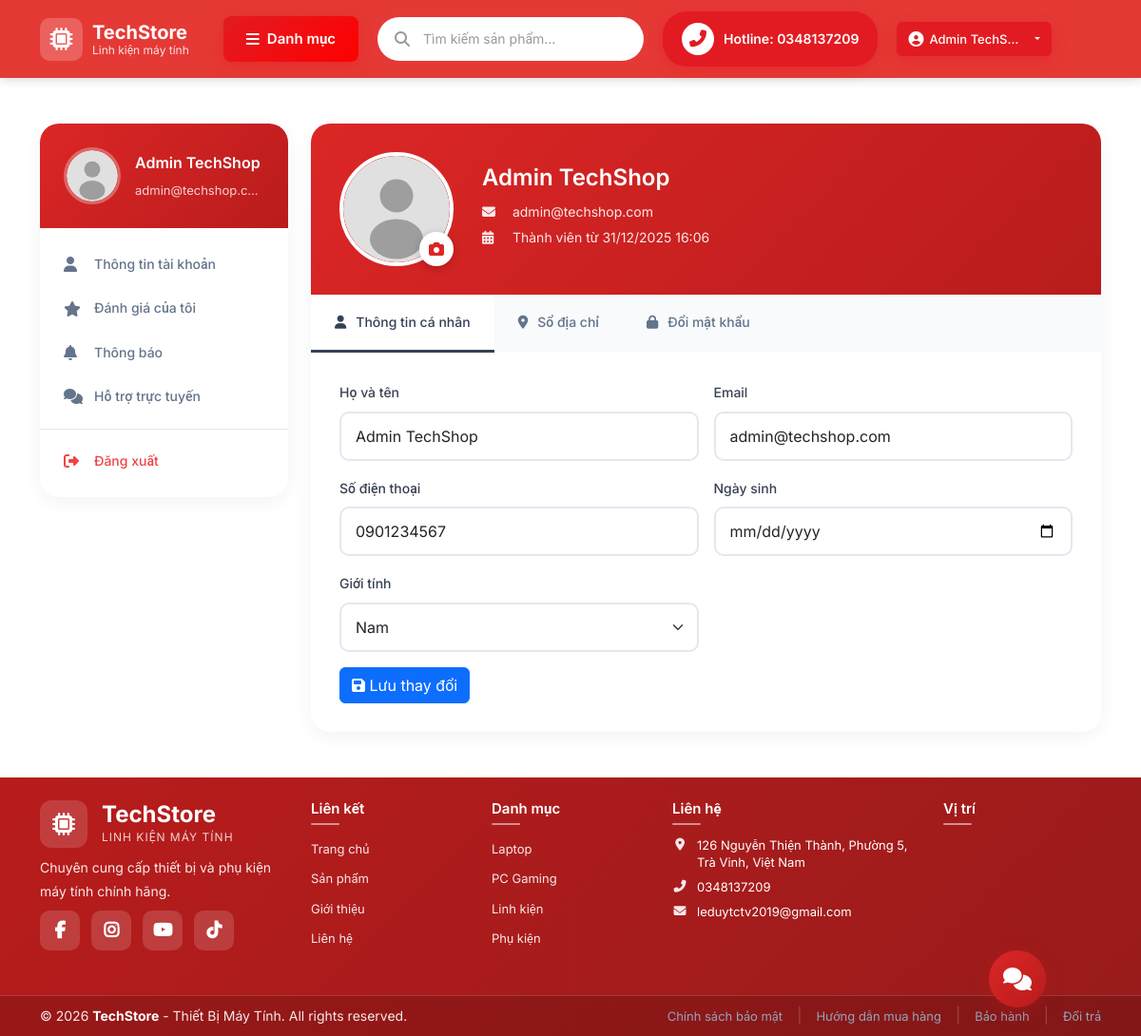
Screenshot of /profile (signed in) with the database file from the repository.
### tables this page shows
CREATE TABLE `users` (
  `id` int(11) NOT NULL,
  `name` varchar(100) NOT NULL,
  `email` varchar(100) NOT NULL,
  `password` varchar(255) NOT NULL,
  `phone` varchar(20) DEFAULT NULL,
  `role` enum('user','employee','admin') DEFAULT 'user',
  `status` enum('active','inactive','banned') DEFAULT 'active',
  `avatar` varchar(255) DEFAULT NULL,
  `google_id` varchar(255) DEFAULT NULL,
  `email_verified` tinyint(1) DEFAULT 0,
  `verification_token` varchar(100) DEFAULT NULL,
  `remember_token` varchar(100) DEFAULT NULL,
  `token_expiry` datetime DEFAULT NULL,
  `reset_token` varchar(100) DEFAULT NULL,
  `reset_expiry` datetime DEFAULT NULL,
  `last_login` datetime DEFAULT NULL,
  `created_at` timestamp NOT NULL DEFAULT current_timestamp(),
  `updated_at` timestamp NOT NULL DEFAULT current_timestamp() ON UPDATE current_timestamp(),
  `birthday` date DEFAULT NULL,
  `gender` enum('male','female','other') DEFAULT NULL
);

### models/Category.php (called while the page is built, shortened)
<?php
require_once __DIR__ . '/../config/database.php';
class Category {
    private $db;
    private $table = 'categories';
    public function __construct() {
        $this->db = getDB();
    }
    public function getAll($status = null) {
        $sql = "SELECT c.*, p.name as parent_name,
                (SELECT COUNT(*) FROM products WHERE category_id = c.id) as product_count
                FROM {$this->table} c
                LEFT JOIN {$this->table} p ON c.parent_id = p.id";
        if ($status) {
            $sql .= " WHERE c.status = :status";
        }
        $sql .= " ORDER BY c.sort_order ASC, c.name ASC";
        $stmt = $this->db->prepare($sql);
        if ($status) {
            $stmt->execute([':status' => $status]);
        } else {
            $stmt->execute();
        }
        return $stmt->fetchAll();
    }
}
?>

### config/database.php (called while the page is built, shortened)
<?php
class Database {
    private static $instance = null;
    private $pdo;
    private $host = 'localhost';
    private $dbName = 'computer_shop';
    private $username = 'root';
    private $password = '';
    private $charset = 'utf8mb4';
    private function __construct() {
        try {
            $dsn = "mysql:host={$this->host};dbname={$this->dbName};charset={$this->charset}";
            $options = [
                PDO::ATTR_ERRMODE => PDO::ERRMODE_EXCEPTION,
                PDO::ATTR_DEFAULT_FETCH_MODE => PDO::FETCH_ASSOC,
                PDO::ATTR_EMULATE_PREPARES => false,
                PDO::MYSQL_ATTR_INIT_COMMAND => "SET NAMES utf8mb4 COLLATE utf8mb4_unicode_ci"
            ];
            $this->pdo = new PDO($dsn, $this->username, $this->password, $options);
        } catch (PDOException $e) {
            die("Lỗi kết nối MySQL: " . $e->getMessage());
        }
    }
    public static function getInstance() {
        if (self::$instance === null) {
            self::$instance = new self();
        }
        return self::$instance;
    }
    public function getConnection() {
        return $this->pdo;
    }
}
function getDB() {
    return Database::getInstance()->getConnection();
}
?>

### models/User.php (called while the page is built, shortened)
<?php
require_once __DIR__ . '/../config/database.php';
class User {
    private $db;
    private $table = 'users';
    public function __construct() {
        $this->db = getDB();
    }
    public function findById($id) {
        $sql = "SELECT * FROM {$this->table} WHERE id = :id LIMIT 1";
        $stmt = $this->db->prepare($sql);
        $stmt->execute([':id' => $id]);
        return $stmt->fetch();
    }
    public function getAddresses($userId) {
        $sql = "SELECT * FROM user_addresses WHERE user_id = :user_id ORDER BY is_default DESC, created_at DESC";
        $stmt = $this->db->prepare($sql);
        $stmt->execute([':user_id' => $userId]);
        return $stmt->fetchAll();
    }
    public function getById($id) {
        $user = $this->findById($id);
        if ($user) {
            $user['addresses'] = $this->getAddresses($id);
        }
        return $user;
    }
}

### config/config.php (called while the page is built, shortened)
<?php
require_once __DIR__ . '/database.php';
function formatDate($date) {
    return date('d/m/Y H:i', strtotime($date));
}
?>

### views/user/profile.php (the view, shortened to what this page needs)
<?php
include __DIR__ . '/../layouts/header.php';
?>
<section class="profile-section py-5">
    <div class="container">
        <div class="row">
            <div class="col-lg-3">
                <?php include __DIR__ . '/../components/account-sidebar.php'; ?>
            </div>
            <div class="col-lg-9">
                <div class="profile-container">
                    <div class="profile-header">
                        <div class="profile-avatar">
                            <?php
                            $avatarSrc = $user['avatar'] ?? null;
                            if (empty($avatarSrc)) {
                                $avatarSrc = BASE_URL . 'assets/images/default-avatar.svg';
                            } elseif (strpos($avatarSrc, 'http://') !== 0 && strpos($avatarSrc, 'https://') !== 0) {
                                $avatarSrc = BASE_URL . $avatarSrc;
                            }
                            ?>
                            <img src="<?= $avatarSrc ?>"
                                 alt="Avatar" id="avatarPreview">
                            <label class="avatar-upload">
                                <i class="fas fa-camera"></i>
                            </label>
                        </div>
                        <div class="profile-info">
                            <h4><?= htmlspecialchars($user['name'] ?? $_SESSION['fullname'] ?? 'Người dùng') ?></h4>
                            <p><i class="fas fa-envelope"></i> <?= htmlspecialchars($user['email'] ?? '') ?></p>
                            <p><i class="fas fa-calendar-alt"></i> Thành viên từ <?= formatDate($user['created_at'] ?? date('Y-m-d')) ?></p>
                        </div>
                    </div>
                    <ul class="nav nav-tabs profile-tabs" id="profileTabs" role="tablist">
                        <li class="nav-item">
                            <button class="nav-link active" id="info-tab" data-bs-toggle="tab"
                                    data-bs-target="#info" type="button">
                                <i class="fas fa-user"></i> Thông tin cá nhân
                            </button>
                        </li>
                        <li class="nav-item">
                            <button class="nav-link" id="address-tab" data-bs-toggle="tab"
                                    data-bs-target="#address" type="button">
                                <i class="fas fa-map-marker-alt"></i> Sổ địa chỉ
                            </button>
                        </li>
                        <li class="nav-item">
                            <button class="nav-link" id="password-tab" data-bs-toggle="tab"
                                    data-bs-target="#password" type="button">
                                <i class="fas fa-lock"></i> Đổi mật khẩu
                            </button>
                        </li>
                    </ul>
                    <div class="tab-content" id="profileTabContent">
                        <div class="tab-pane fade show active" id="info" role="tabpanel">
                            <form id="profileForm" class="profile-form">
                                <div class="row g-3">
                                    <div class="col-md-6">
                                        <label class="form-label">Họ và tên</label>
                                        <input type="text" class="form-control" name="fullname"
                                               value="<?= htmlspecialchars($user['name'] ?? '') ?>">
                                    </div>
                                    <div class="col-md-6">
                                        <label class="form-label">Email</label>
                                        <input type="email" class="form-control" name="email"
                                               value="<?= htmlspecialchars($user['email']) ?>" readonly>
                                    </div>
                                    <div class="col-md-6">
                                        <label class="form-label">Số điện thoại</label>
                                        <input type="tel" class="form-control" name="phone"
                                               value="<?= htmlspecialchars($user['phone'] ?? '') ?>">
                                    </div>
                                    <div class="col-md-6">
                                        <label class="form-label">Ngày sinh</label>
                                        <input type="date" class="form-control" name="birthday"
                                               value="<?= $user['birthday'] ?? '' ?>">
                                    </div>
                                    <div class="col-md-6">
                                        <label class="form-label">Giới tính</label>
                                        <select class="form-select" name="gender">
                                            <option value="male" <?= ($user['gender'] ?? '') == 'male' ? 'selected' : '' ?>>Nam</option>
                                        </select>
                                    </div>
                                    <div class="col-12">
                                        <button type="submit" class="btn btn-primary">
                                            <i class="fas fa-save"></i> Lưu thay đổi
                                        </button>
                                    </div>
                                </div>
                            </form>
                        </div>
                    </div>
                </div>
            </div>
        </div>
    </div>
</section>
<?php include __DIR__ . '/../layouts/footer.php'; ?>

### views/components/account-sidebar.php (shortened to what this page needs)
<?php
$userName = $user['name'] ?? $_SESSION['fullname'] ?? 'Người dùng';
$userEmail = $user['email'] ?? $_SESSION['email'] ?? '';
$userAvatar = $user['avatar'] ?? $_SESSION['avatar'] ?? null;
function getAvatarUrl($avatar) {
    if (empty($avatar)) {
        return BASE_URL . 'assets/images/default-avatar.svg';
    }
    return BASE_URL . $avatar;
}
?>
<div class="account-sidebar">
    <div class="sidebar-user-box">
        <img src="<?= getAvatarUrl($userAvatar) ?>" alt="Avatar" class="sidebar-avatar">
        <div class="sidebar-user-details">
            <p class="sidebar-username"><?= htmlspecialchars($userName) ?></p>
            <p class="sidebar-useremail"><?= htmlspecialchars($userEmail) ?></p>
        </div>
    </div>
    <ul class="sidebar-menu">
        <li class="<?= ($currentPage ?? '') == 'profile' ? 'active' : '' ?>">
            <a href="<?= BASE_URL ?>profile">
                <i class="fas fa-user"></i> Thông tin tài khoản
            </a>
        </li>
        <li class="<?= ($currentPage ?? '') == 'reviews' ? 'active' : '' ?>">
            <a href="<?= BASE_URL ?>my-reviews">
                <i class="fas fa-star"></i> Đánh giá của tôi
            </a>
        </li>
        <li class="<?= ($currentPage ?? '') == 'notifications' ? 'active' : '' ?>">
            <a href="<?= BASE_URL ?>notifications">
                <i class="fas fa-bell"></i> Thông báo
            </a>
        </li>
        <li class="<?= ($currentPage ?? '') == 'chat' ? 'active' : '' ?>">
            <a href="<?= BASE_URL ?>user-chat">
                <i class="fas fa-comments"></i> Hỗ trợ trực tuyến
            </a>
        </li>
        <li class="divider"></li>
        <li>
            <a href="<?= BASE_URL ?>logout" class="logout-link">
                <i class="fas fa-sign-out-alt"></i> Đăng xuất
            </a>
        </li>
    </ul>
</div>

### assets/css/style.css (style rules this page uses)
:root { --primary: #2563eb; --primary-dark: #1d4ed8; --primary-light: #3b82f6; --secondary: #64748b; --success: #10b981; --danger: #ef4444; --warning: #f59e0b; --info: #06b6d4; --accent: #ff5722; --dark: #1e293b; --gray-900: #0f172a; --gray-800: #1e293b; --gray-700: #334155; --gray-600: #475569; --gray-500: #64748b; --gray-400: #94a3b8; --gray-300: #cbd5e1; --gray-200: #e2e8f0; --gray-100: #f1f5f9; --gray-50: #f8fafc; --white: #ffffff; --gradient-primary: linear-gradient(135deg, #667eea 0%, #764ba2 100%); --gradient-secondary: linear-gradient(135deg, #f093fb 0%, #f5576c 100%); --gradient-success: linear-gradient(135deg, #11998e 0%, #38ef7d 100%); --gradient-dark: linear-gradient(135deg, #232526 0%, #414345 100%); --font-family: 'Inter', 'Roboto', 'Segoe UI', 'Helvetica Neue', Arial, 'Noto Sans', 'Liberation Sans', sans-serif, 'Apple Color Emoji', 'Segoe UI Emoji'; --font-family-vi: 'Inter', 'Roboto', 'Be Vietnam Pro', 'Nunito Sans', 'Open Sans', -apple-system, BlinkMacSystemFont, 'Segoe UI', sans-serif; --text-xs: clamp(0.75rem, 0.7rem + 0.25vw, 0.8rem); --text-sm: clamp(0.8125rem, 0.77rem + 0.21vw, 0.875rem); --text-base: clamp(0.875rem, 0.83rem + 0.23vw, 1rem); --text-lg: clamp(1rem, 0.95rem + 0.25vw, 1.125rem); --text-xl: clamp(1.125rem, 1.05rem + 0.375vw, 1.25rem); --text-2xl: clamp(1.25rem, 1.1rem + 0.75vw, 1.5rem); --text-3xl: clamp(1.5rem, 1.3rem + 1vw, 1.875rem); --text-4xl: clamp(1.875rem, 1.5rem + 1.875vw, 2.5rem); --space-xs: clamp(0.25rem, 0.2rem + 0.25vw, 0.375rem); --space-sm: clamp(0.5rem, 0.4rem + 0.5vw, 0.75rem); --space-md: clamp(0.75rem, 0.6rem + 0.75vw, 1rem); --space-lg: clamp(1rem, 0.8rem + 1vw, 1.5rem); --space-xl: clamp(1.5rem, 1.2rem + 1.5vw, 2rem); --space-2xl: clamp(2rem, 1.5rem + 2.5vw, 3rem); --shadow-sm: 0 1px 2px 0 rgb(0 0 0 / 0.05); --shadow: 0 1px 3px 0 rgb(0 0 0 / 0.1), 0 1px 2px -1px rgb(0 0 0 / 0.1); --shadow-md: 0 4px 6px -1px rgb(0 0 0 / 0.1), 0 2px 4px -2px rgb(0 0 0 / 0.1); --shadow-lg: 0 10px 15px -3px rgb(0 0 0 / 0.1), 0 4px 6px -4px rgb(0 0 0 / 0.1); --shadow-xl: 0 20px 25px -5px rgb(0 0 0 / 0.1), 0 8px 10px -6px rgb(0 0 0 / 0.1); --radius-sm: 0.375rem; --radius: 0.5rem; --radius-md: 0.75rem; --radius-lg: 1rem; --radius-xl: 1.5rem; --radius-full: 9999px; --transition: all 0.3s ease; --transition-fast: all 0.15s ease; --container-sm: 540px; --container-md: 720px; --container-lg: 960px; --container-xl: 1140px; --container-xxl: 1320px; }
*, *::before, *::after { margin: 0; padding: 0; box-sizing: border-box; }
html { scroll-behavior: smooth; -webkit-text-size-adjust: 100%; -webkit-tap-highlight-color: transparent; font-size: 100%; }
body { font-family: var(--font-family-vi); font-size: var(--text-base); line-height: 1.6; color: var(--gray-700); background-color: var(--white); overflow-x: hidden; -webkit-font-smoothing: antialiased; -moz-osx-font-smoothing: grayscale; text-rendering: optimizeLegibility; font-feature-settings: 'kern' 1, 'liga' 1; }
a { text-decoration: none; color: inherit; transition: var(--transition-fast); }
img { max-width: 100%; height: auto; display: block; }
button, a, input[type="submit"], input[type="button"] { touch-action: manipulation; }
h1, h2, h3, h4, h5, h6, p { overflow-wrap: break-word; word-wrap: break-word; hyphens: auto; }
.header i, .header .fa, .header .fas, .header .far, .header .fab, .header .fal, .header .fad, [class^="fa-"], [class*=" fa-"] { font-family: "Font Awesome 6 Free", "Font Awesome 6 Brands" !important; font-style: normal !important; font-variant: normal !important; text-rendering: auto !important; -webkit-font-smoothing: antialiased !important; display: inline-block !important; font-weight: 900 !important; }

### rows the page displays
users: name "Admin TechShop", email "admin@techshop.c…", email "admin@techshop.com", fullname "Admin TechShop", phone "0901234567", gender "Nam"

### other values shown
SITE_PHONE "0348137209"
$_SESSION['user']['name'] "Admin TechS…"
SITE_ADDRESS "126 Nguyễn Thiện Thành, Phường 5, Trà Vinh, Việt Nam"
SITE_EMAIL "leduytctv2019@gmail.com"
